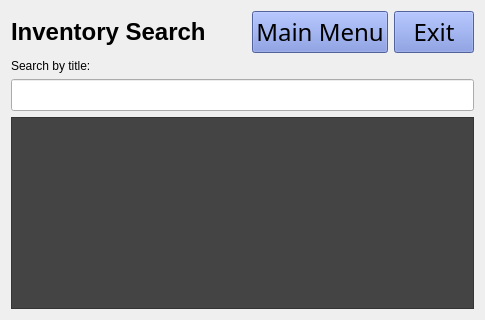
          <widget class="QWidget" name="tab">
           <attribute name="title">
            <string>View Inventory</string>
           </attribute>
           <layout class="QHBoxLayout" name="horizontalLayout_5">
            <item>
             <layout class="QGridLayout" name="gridLayout_2">
              <item row="2" column="0">
               <layout class="QHBoxLayout" name="horizontalLayout_3">
                <item>
                 <widget class="QLineEdit" name="searchInvLineEdit">
                  <property name="minimumSize">
                   <size>
                    <width>0</width>
                    <height>32</height>
                   </size>
                  </property>
                 </widget>
                </item>
               </layout>
              </item>
              <item row="3" column="0">
               <widget class="QTableView" name="tableView">
                <property name="styleSheet">
                 <string notr="true">QTableView {
    background-color: #444444;
    color: white;
}
</string>
                </property>
               </widget>
              </item>
              <item row="1" column="0">
               <widget class="QLabel" name="label_3">
                <property name="text">
                 <string>Search by title:</string>
                </property>
               </widget>
              </item>
              <item row="0" column="0">
               <layout class="QHBoxLayout" name="horizontalLayout_4">
                <item>
                 <widget class="QLabel" name="label_2">
                  <property name="font">
                   <font>
                    <family>Arial</family>
                    <pointsize>18</pointsize>
                    <bold>true</bold>
                   </font>
                  </property>
                  <property name="text">
                   <string>Inventory Search</string>
                  </property>
                 </widget>
                </item>
                <item>
                 <spacer name="horizontalSpacer_3">
                  <property name="orientation">
                   <enum>Qt::Horizontal</enum>
                  </property>
                  <property name="sizeHint" stdset="0">
                   <size>
                    <width>40</width>
                    <height>20</height>
                   </size>
                  </property>
                 </spacer>
                </item>
                <item>
                 <widget class="QPushButton" name="goToMenuInvPageBtn">
                  <property name="minimumSize">
                   <size>
                    <width>0</width>
                    <height>40</height>
                   </size>
                  </property>
                  <property name="font">
                   <font>
                    <family>Apple Symbols</family>
                    <pointsize>18</pointsize>
                   </font>
                  </property>
                  <property name="styleSheet">
                   <string notr="true">QPushButton {
background-color: #7289da
}</string>
                  </property>
                  <property name="text">
                   <string>Main Menu</string>
                  </property>
                 </widget>
                </item>
                <item>
                 <widget class="QPushButton" name="exitBtnInvPage">
                  <property name="minimumSize">
                   <size>
                    <width>0</width>
                    <height>40</height>
                   </size>
                  </property>
                  <property name="font">
                   <font>
                    <family>Apple Symbols</family>
                    <pointsize>18</pointsize>
                   </font>
                  </property>
                  <property name="styleSheet">
                   <string notr="true">QPushButton {
background-color: #7289da
}</string>
                  </property>
                  <property name="text">
                   <string>Exit</string>
                  </property>
                 </widget>
                </item>
               </layout>
              </item>
             </layout>
            </item>
           </layout>
          </widget>
